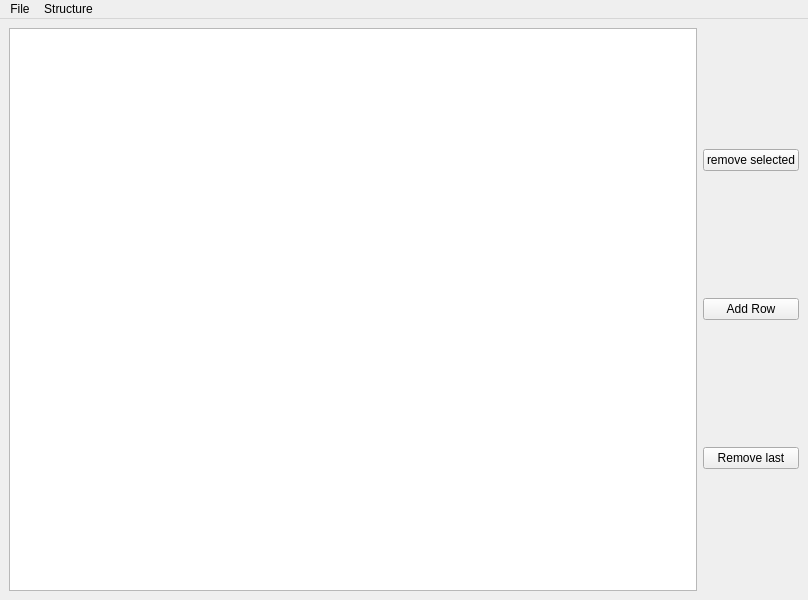
<?xml version="1.0" encoding="UTF-8"?>
<ui version="4.0">
 <class>MainWindow</class>
 <widget class="QMainWindow" name="MainWindow">
  <property name="geometry">
   <rect>
    <x>0</x>
    <y>0</y>
    <width>808</width>
    <height>600</height>
   </rect>
  </property>
  <property name="windowTitle">
   <string>Entrance</string>
  </property>
  <property name="windowIcon">
   <iconset>
    <normaloff>database.png</normaloff>database.png</iconset>
  </property>
  <widget class="QWidget" name="centralwidget">
   <layout class="QGridLayout" name="gridLayout_2">
    <item row="0" column="0">
     <layout class="QGridLayout" name="gridLayout">
      <item row="3" column="0">
       <widget class="QTableWidget" name="tableWidget"/>
      </item>
     </layout>
    </item>
    <item row="0" column="1">
     <layout class="QVBoxLayout" name="verticalLayout">
      <item>
       <widget class="QPushButton" name="pushButton_selected">
        <property name="text">
         <string>remove selected</string>
        </property>
       </widget>
      </item>
      <item>
       <widget class="QPushButton" name="pushButton_add">
        <property name="text">
         <string>Add Row</string>
        </property>
       </widget>
      </item>
      <item>
       <widget class="QPushButton" name="pushButton_remove">
        <property name="text">
         <string>Remove last</string>
        </property>
       </widget>
      </item>
     </layout>
    </item>
   </layout>
  </widget>
  <widget class="QMenuBar" name="menubar">
   <property name="geometry">
    <rect>
     <x>0</x>
     <y>0</y>
     <width>808</width>
     <height>23</height>
    </rect>
   </property>
   <widget class="QMenu" name="menuFile">
    <property name="title">
     <string>File</string>
    </property>
    <addaction name="actionOpen"/>
    <addaction name="actionSave"/>
    <addaction name="separator"/>
    <addaction name="actionExit"/>
   </widget>
   <widget class="QMenu" name="menuStructure">
    <property name="title">
     <string>Structure</string>
    </property>
    <addaction name="actionNew_Structure"/>
    <addaction name="actionEdit_Structure"/>
   </widget>
   <addaction name="menuFile"/>
   <addaction name="menuStructure"/>
  </widget>
  <action name="actionOpen">
   <property name="text">
    <string>Open</string>
   </property>
   <property name="shortcut">
    <string>Ctrl+O</string>
   </property>
  </action>
  <action name="actionExit">
   <property name="text">
    <string>Exit</string>
   </property>
   <property name="shortcut">
    <string>Ctrl+Q</string>
   </property>
  </action>
  <action name="actionSave">
   <property name="text">
    <string>Save</string>
   </property>
   <property name="shortcut">
    <string>Ctrl+S</string>
   </property>
  </action>
  <action name="actionNew_Structure">
   <property name="text">
    <string>New Structure</string>
   </property>
   <property name="shortcut">
    <string>Alt+S</string>
   </property>
  </action>
  <action name="actionEdit_Structure">
   <property name="text">
    <string>Edit Structure</string>
   </property>
   <property name="shortcut">
    <string>Alt+E</string>
   </property>
  </action>
 </widget>
 <resources/>
 <connections/>
</ui>
